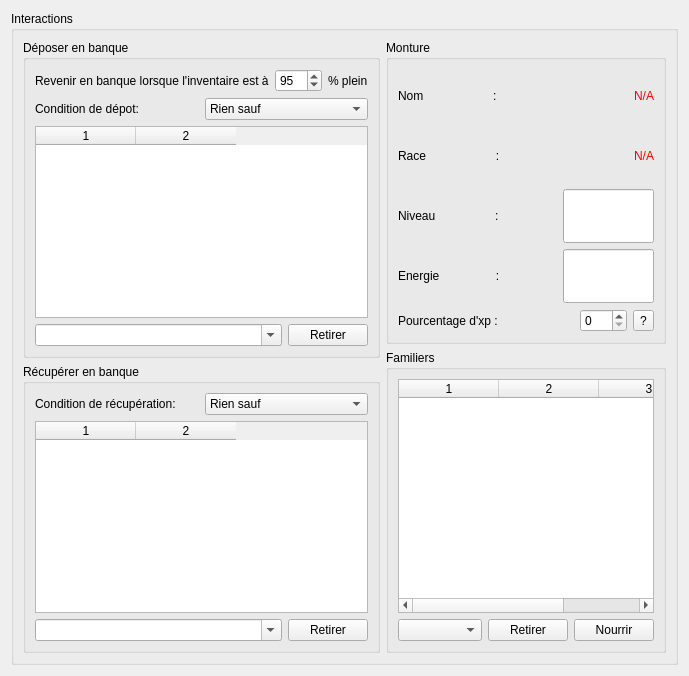
       <widget class="QWidget" name="interaction_tab">
        <attribute name="icon">
         <iconset resource="../Resources.qrc">
          <normaloff>:/Resources/interaction.png</normaloff>:/Resources/interaction.png</iconset>
        </attribute>
        <attribute name="title">
         <string/>
        </attribute>
        <layout class="QHBoxLayout" name="horizontalLayout_38">
         <item>
          <widget class="QGroupBox" name="groupBox_22">
           <property name="title">
            <string>Interactions</string>
           </property>
           <layout class="QGridLayout" name="gridLayout_19">
            <item row="0" column="0">
             <layout class="QHBoxLayout" name="horizontalLayout_33">
              <item>
               <layout class="QVBoxLayout" name="verticalLayout_28">
                <property name="sizeConstraint">
                 <enum>QLayout::SetDefaultConstraint</enum>
                </property>
                <item>
                 <widget class="QGroupBox" name="groupBox_20">
                  <property name="sizePolicy">
                   <sizepolicy hsizetype="MinimumExpanding" vsizetype="Preferred">
                    <horstretch>0</horstretch>
                    <verstretch>0</verstretch>
                   </sizepolicy>
                  </property>
                  <property name="title">
                   <string>Déposer en banque</string>
                  </property>
                  <layout class="QHBoxLayout" name="horizontalLayout_41">
                   <item>
                    <layout class="QVBoxLayout" name="verticalLayout_29">
                     <item>
                      <layout class="QHBoxLayout" name="horizontalLayout_62">
                       <item>
                        <widget class="QLabel" name="label_20">
                         <property name="text">
                          <string>Revenir en banque lorsque l'inventaire est à</string>
                         </property>
                        </widget>
                       </item>
                       <item>
                        <widget class="QSpinBox" name="scriptPodsLimit_spinbox">
                         <property name="wrapping">
                          <bool>false</bool>
                         </property>
                         <property name="minimum">
                          <number>5</number>
                         </property>
                         <property name="maximum">
                          <number>100</number>
                         </property>
                         <property name="value">
                          <number>95</number>
                         </property>
                        </widget>
                       </item>
                       <item>
                        <widget class="QLabel" name="label_21">
                         <property name="text">
                          <string>% plein</string>
                         </property>
                        </widget>
                       </item>
                      </layout>
                     </item>
                     <item>
                      <layout class="QHBoxLayout" name="horizontalLayout_63">
                       <item>
                        <widget class="QLabel" name="label_33">
                         <property name="text">
                          <string>Condition de dépot:</string>
                         </property>
                        </widget>
                       </item>
                       <item>
                        <widget class="QComboBox" name="depositCondition_comboBox">
                         <property name="currentText">
                          <string>Rien sauf</string>
                         </property>
                         <item>
                          <property name="text">
                           <string>Rien sauf</string>
                          </property>
                         </item>
                         <item>
                          <property name="text">
                           <string>Tout sauf</string>
                          </property>
                         </item>
                        </widget>
                       </item>
                      </layout>
                     </item>
                     <item>
                      <widget class="QTableWidget" name="deposit_table">
                       <property name="sizePolicy">
                        <sizepolicy hsizetype="Preferred" vsizetype="Expanding">
                         <horstretch>0</horstretch>
                         <verstretch>0</verstretch>
                        </sizepolicy>
                       </property>
                       <property name="editTriggers">
                        <set>QAbstractItemView::NoEditTriggers</set>
                       </property>
                       <property name="alternatingRowColors">
                        <bool>true</bool>
                       </property>
                       <property name="selectionMode">
                        <enum>QAbstractItemView::SingleSelection</enum>
                       </property>
                       <property name="selectionBehavior">
                        <enum>QAbstractItemView::SelectRows</enum>
                       </property>
                       <property name="columnCount">
                        <number>2</number>
                       </property>
                       <attribute name="verticalHeaderVisible">
                        <bool>false</bool>
                       </attribute>
                       <column/>
                       <column/>
                      </widget>
                     </item>
                     <item>
                      <layout class="QHBoxLayout" name="horizontalLayout_45">
                       <item>
                        <widget class="QComboBox" name="deposit_combo">
                         <property name="editable">
                          <bool>true</bool>
                         </property>
                        </widget>
                       </item>
                       <item>
                        <widget class="QPushButton" name="depositRemove_button">
                         <property name="sizePolicy">
                          <sizepolicy hsizetype="Fixed" vsizetype="Fixed">
                           <horstretch>0</horstretch>
                           <verstretch>0</verstretch>
                          </sizepolicy>
                         </property>
                         <property name="text">
                          <string>Retirer</string>
                         </property>
                        </widget>
                       </item>
                      </layout>
                     </item>
                    </layout>
                   </item>
                  </layout>
                 </widget>
                </item>
                <item>
                 <widget class="QGroupBox" name="groupBox_21">
                  <property name="sizePolicy">
                   <sizepolicy hsizetype="MinimumExpanding" vsizetype="Preferred">
                    <horstretch>0</horstretch>
                    <verstretch>0</verstretch>
                   </sizepolicy>
                  </property>
                  <property name="title">
                   <string>Récupérer en banque</string>
                  </property>
                  <layout class="QHBoxLayout" name="horizontalLayout_43">
                   <item>
                    <layout class="QVBoxLayout" name="verticalLayout_30">
                     <item>
                      <layout class="QHBoxLayout" name="horizontalLayout_47">
                       <item>
                        <widget class="QLabel" name="label_31">
                         <property name="text">
                          <string>Condition de récupération:</string>
                         </property>
                        </widget>
                       </item>
                       <item>
                        <widget class="QComboBox" name="takeCondition_comboBox">
                         <item>
                          <property name="text">
                           <string>Rien sauf</string>
                          </property>
                         </item>
                         <item>
                          <property name="text">
                           <string>Tout sauf</string>
                          </property>
                         </item>
                        </widget>
                       </item>
                      </layout>
                     </item>
                     <item>
                      <widget class="QTableWidget" name="take_table">
                       <property name="sizePolicy">
                        <sizepolicy hsizetype="Preferred" vsizetype="Expanding">
                         <horstretch>0</horstretch>
                         <verstretch>0</verstretch>
                        </sizepolicy>
                       </property>
                       <property name="editTriggers">
                        <set>QAbstractItemView::NoEditTriggers</set>
                       </property>
                       <property name="alternatingRowColors">
                        <bool>true</bool>
                       </property>
                       <property name="selectionMode">
                        <enum>QAbstractItemView::SingleSelection</enum>
                       </property>
                       <property name="selectionBehavior">
                        <enum>QAbstractItemView::SelectRows</enum>
                       </property>
                       <property name="columnCount">
                        <number>2</number>
                       </property>
                       <attribute name="verticalHeaderVisible">
                        <bool>false</bool>
                       </attribute>
                       <column/>
                       <column/>
                      </widget>
                     </item>
                     <item>
                      <layout class="QHBoxLayout" name="horizontalLayout_44">
                       <item>
                        <widget class="QComboBox" name="take_combo">
                         <property name="editable">
                          <bool>true</bool>
                         </property>
                        </widget>
                       </item>
                       <item>
                        <widget class="QPushButton" name="takeRemove_button">
                         <property name="sizePolicy">
                          <sizepolicy hsizetype="Fixed" vsizetype="Fixed">
                           <horstretch>0</horstretch>
                           <verstretch>0</verstretch>
                          </sizepolicy>
                         </property>
                         <property name="text">
                          <string>Retirer</string>
                         </property>
                        </widget>
                       </item>
                      </layout>
                     </item>
                    </layout>
                   </item>
                  </layout>
                 </widget>
                </item>
               </layout>
              </item>
              <item>
               <layout class="QVBoxLayout" name="verticalLayout_32">
                <item>
                 <widget class="QGroupBox" name="groupBox_25">
                  <property name="sizePolicy">
                   <sizepolicy hsizetype="MinimumExpanding" vsizetype="Preferred">
                    <horstretch>0</horstretch>
                    <verstretch>0</verstretch>
                   </sizepolicy>
                  </property>
                  <property name="title">
                   <string>Monture</string>
                  </property>
                  <layout class="QHBoxLayout" name="horizontalLayout_53">
                   <item>
                    <layout class="QVBoxLayout" name="verticalLayout_33">
                     <item>
                      <layout class="QHBoxLayout" name="horizontalLayout_61">
                       <item>
                        <widget class="QLabel" name="label_32">
                         <property name="text">
                          <string>Nom                     :</string>
                         </property>
                        </widget>
                       </item>
                       <item>
                        <widget class="QLabel" name="mountName_label">
                         <property name="minimumSize">
                          <size>
                           <width>0</width>
                           <height>0</height>
                          </size>
                         </property>
                         <property name="text">
                          <string>&lt;font color=red&gt;N/A&lt;/font&gt;</string>
                         </property>
                         <property name="alignment">
                          <set>Qt::AlignRight|Qt::AlignTrailing|Qt::AlignVCenter</set>
                         </property>
                        </widget>
                       </item>
                      </layout>
                     </item>
                     <item>
                      <layout class="QHBoxLayout" name="horizontalLayout_59">
                       <item>
                        <widget class="QLabel" name="label_34">
                         <property name="text">
                          <string>Race                     :</string>
                         </property>
                        </widget>
                       </item>
                       <item>
                        <widget class="QLabel" name="mountRace_label">
                         <property name="minimumSize">
                          <size>
                           <width>0</width>
                           <height>0</height>
                          </size>
                         </property>
                         <property name="text">
                          <string>&lt;font color=red&gt;N/A&lt;/font&gt;</string>
                         </property>
                         <property name="alignment">
                          <set>Qt::AlignRight|Qt::AlignTrailing|Qt::AlignVCenter</set>
                         </property>
                        </widget>
                       </item>
                      </layout>
                     </item>
                     <item>
                      <layout class="QHBoxLayout" name="horizontalLayout_54">
                       <item>
                        <widget class="QLabel" name="label_22">
                         <property name="text">
                          <string>Niveau                  :</string>
                         </property>
                        </widget>
                       </item>
                       <item>
                        <widget class="QProgressBar" name="mountLevel_bar">
                         <property name="sizePolicy">
                          <sizepolicy hsizetype="Fixed" vsizetype="Preferred">
                           <horstretch>0</horstretch>
                           <verstretch>0</verstretch>
                          </sizepolicy>
                         </property>
                         <property name="minimumSize">
                          <size>
                           <width>0</width>
                           <height>0</height>
                          </size>
                         </property>
                         <property name="minimum">
                          <number>-1</number>
                         </property>
                         <property name="maximum">
                          <number>-1</number>
                         </property>
                         <property name="value">
                          <number>-1</number>
                         </property>
                         <property name="format">
                          <string/>
                         </property>
                        </widget>
                       </item>
                      </layout>
                     </item>
                     <item>
                      <layout class="QHBoxLayout" name="horizontalLayout_55">
                       <item>
                        <widget class="QLabel" name="label_29">
                         <property name="text">
                          <string>Energie                 :</string>
                         </property>
                        </widget>
                       </item>
                       <item>
                        <widget class="QProgressBar" name="mountEnergy_bar">
                         <property name="sizePolicy">
                          <sizepolicy hsizetype="Maximum" vsizetype="Preferred">
                           <horstretch>0</horstretch>
                           <verstretch>0</verstretch>
                          </sizepolicy>
                         </property>
                         <property name="minimumSize">
                          <size>
                           <width>0</width>
                           <height>0</height>
                          </size>
                         </property>
                         <property name="maximum">
                          <number>-1</number>
                         </property>
                         <property name="value">
                          <number>-1</number>
                         </property>
                         <property name="format">
                          <string/>
                         </property>
                        </widget>
                       </item>
                      </layout>
                     </item>
                     <item>
                      <layout class="QHBoxLayout" name="horizontalLayout_56">
                       <item>
                        <widget class="QLabel" name="label_30">
                         <property name="sizePolicy">
                          <sizepolicy hsizetype="MinimumExpanding" vsizetype="Preferred">
                           <horstretch>0</horstretch>
                           <verstretch>0</verstretch>
                          </sizepolicy>
                         </property>
                         <property name="minimumSize">
                          <size>
                           <width>0</width>
                           <height>0</height>
                          </size>
                         </property>
                         <property name="maximumSize">
                          <size>
                           <width>16777215</width>
                           <height>16777215</height>
                          </size>
                         </property>
                         <property name="text">
                          <string>Pourcentage d'xp :</string>
                         </property>
                        </widget>
                       </item>
                       <item>
                        <widget class="QSpinBox" name="mountRatio_spin">
                         <property name="sizePolicy">
                          <sizepolicy hsizetype="Preferred" vsizetype="Preferred">
                           <horstretch>0</horstretch>
                           <verstretch>0</verstretch>
                          </sizepolicy>
                         </property>
                         <property name="minimumSize">
                          <size>
                           <width>0</width>
                           <height>0</height>
                          </size>
                         </property>
                         <property name="maximum">
                          <number>100</number>
                         </property>
                        </widget>
                       </item>
                       <item>
                        <widget class="QToolButton" name="mountEffects_button">
                         <property name="sizePolicy">
                          <sizepolicy hsizetype="Fixed" vsizetype="Fixed">
                           <horstretch>0</horstretch>
                           <verstretch>0</verstretch>
                          </sizepolicy>
                         </property>
                         <property name="text">
                          <string>?</string>
                         </property>
                        </widget>
                       </item>
                      </layout>
                     </item>
                    </layout>
                   </item>
                  </layout>
                 </widget>
                </item>
                <item>
                 <widget class="QGroupBox" name="groupBox_26">
                  <property name="sizePolicy">
                   <sizepolicy hsizetype="MinimumExpanding" vsizetype="Preferred">
                    <horstretch>0</horstretch>
                    <verstretch>0</verstretch>
                   </sizepolicy>
                  </property>
                  <property name="title">
                   <string>Familiers</string>
                  </property>
                  <layout class="QHBoxLayout" name="horizontalLayout_60">
                   <item>
                    <layout class="QVBoxLayout" name="verticalLayout_34">
                     <item>
                      <widget class="QTableWidget" name="feed_table">
                       <property name="sizePolicy">
                        <sizepolicy hsizetype="Preferred" vsizetype="Preferred">
                         <horstretch>0</horstretch>
                         <verstretch>0</verstretch>
                        </sizepolicy>
                       </property>
                       <property name="editTriggers">
                        <set>QAbstractItemView::NoEditTriggers</set>
                       </property>
                       <property name="alternatingRowColors">
                        <bool>true</bool>
                       </property>
                       <property name="selectionMode">
                        <enum>QAbstractItemView::SingleSelection</enum>
                       </property>
                       <property name="selectionBehavior">
                        <enum>QAbstractItemView::SelectRows</enum>
                       </property>
                       <property name="columnCount">
                        <number>3</number>
                       </property>
                       <attribute name="verticalHeaderVisible">
                        <bool>false</bool>
                       </attribute>
                       <column/>
                       <column/>
                       <column/>
                      </widget>
                     </item>
                     <item>
                      <layout class="QHBoxLayout" name="horizontalLayout_57">
                       <item>
                        <widget class="QComboBox" name="feed_combo">
                         <property name="sizePolicy">
                          <sizepolicy hsizetype="Preferred" vsizetype="Fixed">
                           <horstretch>0</horstretch>
                           <verstretch>0</verstretch>
                          </sizepolicy>
                         </property>
                        </widget>
                       </item>
                       <item>
                        <widget class="QPushButton" name="removeFeed_button">
                         <property name="sizePolicy">
                          <sizepolicy hsizetype="Maximum" vsizetype="Fixed">
                           <horstretch>0</horstretch>
                           <verstretch>0</verstretch>
                          </sizepolicy>
                         </property>
                         <property name="text">
                          <string>Retirer</string>
                         </property>
                        </widget>
                       </item>
                       <item>
                        <widget class="QPushButton" name="toggleFeed_button">
                         <property name="sizePolicy">
                          <sizepolicy hsizetype="Fixed" vsizetype="Fixed">
                           <horstretch>0</horstretch>
                           <verstretch>0</verstretch>
                          </sizepolicy>
                         </property>
                         <property name="text">
                          <string>Nourrir</string>
                         </property>
                        </widget>
                       </item>
                      </layout>
                     </item>
                    </layout>
                   </item>
                  </layout>
                 </widget>
                </item>
               </layout>
              </item>
             </layout>
            </item>
           </layout>
          </widget>
         </item>
        </layout>
       </widget>
